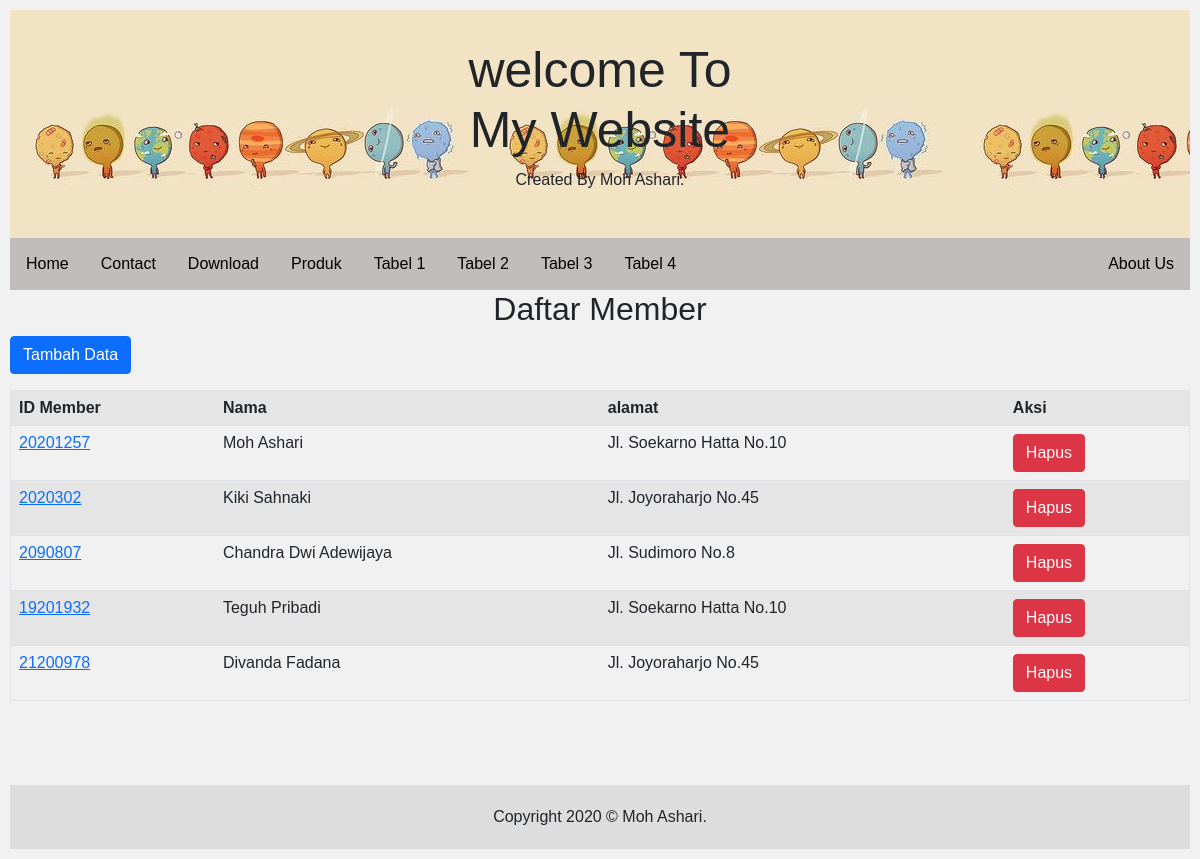
Page /member/ on the committed database.
### dashboard/models.py (models this page shows, shortened)
class Member(models.Model):
    idmember=models.CharField(max_length=10)
    nama=models.CharField(max_length=25)
    alamat=models.CharField(max_length=30)

### dashboard/views.py (the view)
# urls.py: path('member/',member,name='member'),
def member(request):
    members=Member.objects.all()
    titelnya="Member"
    konteks={
        'members':members,
        'titel':titelnya,
    }
    return render(request,'tabel2.html', konteks)

### templates/tabel2.html (shortened to what this page needs)
<link href="" rel="stylesheet">
{% load static %}
<!DOCTYPE html>
<html lang="en">
<head>
    <link
      href="https://cdn.jsdelivr.net/npm/bootstrap@5.0.0-beta3/dist/css/bootstrap.min.css"
      rel="stylesheet"
    />
</head>
<body>
    <section id="menu">
    <div class="header">
        <h1>welcome To <br> My Website</h1>
        <p>Created By Moh Ashari.</p>
    </div>
    <div class="topnav">
        <a href="/">Home</a>
        <a href="contact.html">Contact</a>
        <a href="cv.pdf">Download</a>
        <a href="/produk/">Produk</a>
        <a href="/Vbrg/">Tabel 1</a>
        <a href="/">Tabel 2</a>
        <a href="/Vbrg02/">Tabel 3</a>
        <a href="/member02/">Tabel 4</a>
        <a href="about.html" style="float:right">About Us</a>
    </div>
<h2 class="align-center" align="center">Daftar Member</h2>
<p><a href="/addmember" class="btn btn-primary">Tambah Data</a></p>
<table border="1" class="table table-striped" align="center">
    <tr>
        <th>ID Member</th>
        <th>Nama</th>
        <th>alamat</th>
        <th>Aksi</th>
    </tr>
{% for Member in members %}
    <tr>
        <td><a href="{% url 'ubah_member' Member.id %}">{{ Member.idmember }}</a></td>
        <td>{{ Member.nama }}</td>
        <td>{{ Member.alamat }}</td>
        <td><button type="button" class="btn btn-danger" data-bs-toggle="modal"
            data-bs-target="#hapus-{{ Member.id }}">Hapus</button></td>
    </tr>
{% endfor %}
</table>
<br><br>
<section id="footer">
    <div class="footer">
        <div align="center">Copyright 2020 &copy; Moh Ashari.</div>
    </div>
    </section>
</body>
</html>

### rows in the picture
Member: idmember "20201257", nama "Moh Ashari", alamat "Jl. Soekarno Hatta No.10"
Member: idmember "2020302", nama "Kiki Sahnaki", alamat "Jl. Joyoraharjo No.45"
Member: idmember "2090807", nama "Chandra Dwi Adewijaya", alamat "Jl. Sudimoro No.8"
Member: idmember "19201932", nama "Teguh Pribadi", alamat "Jl. Soekarno Hatta No.10"
Member: idmember "21200978", nama "Divanda Fadana", alamat "Jl. Joyoraharjo No.45"
